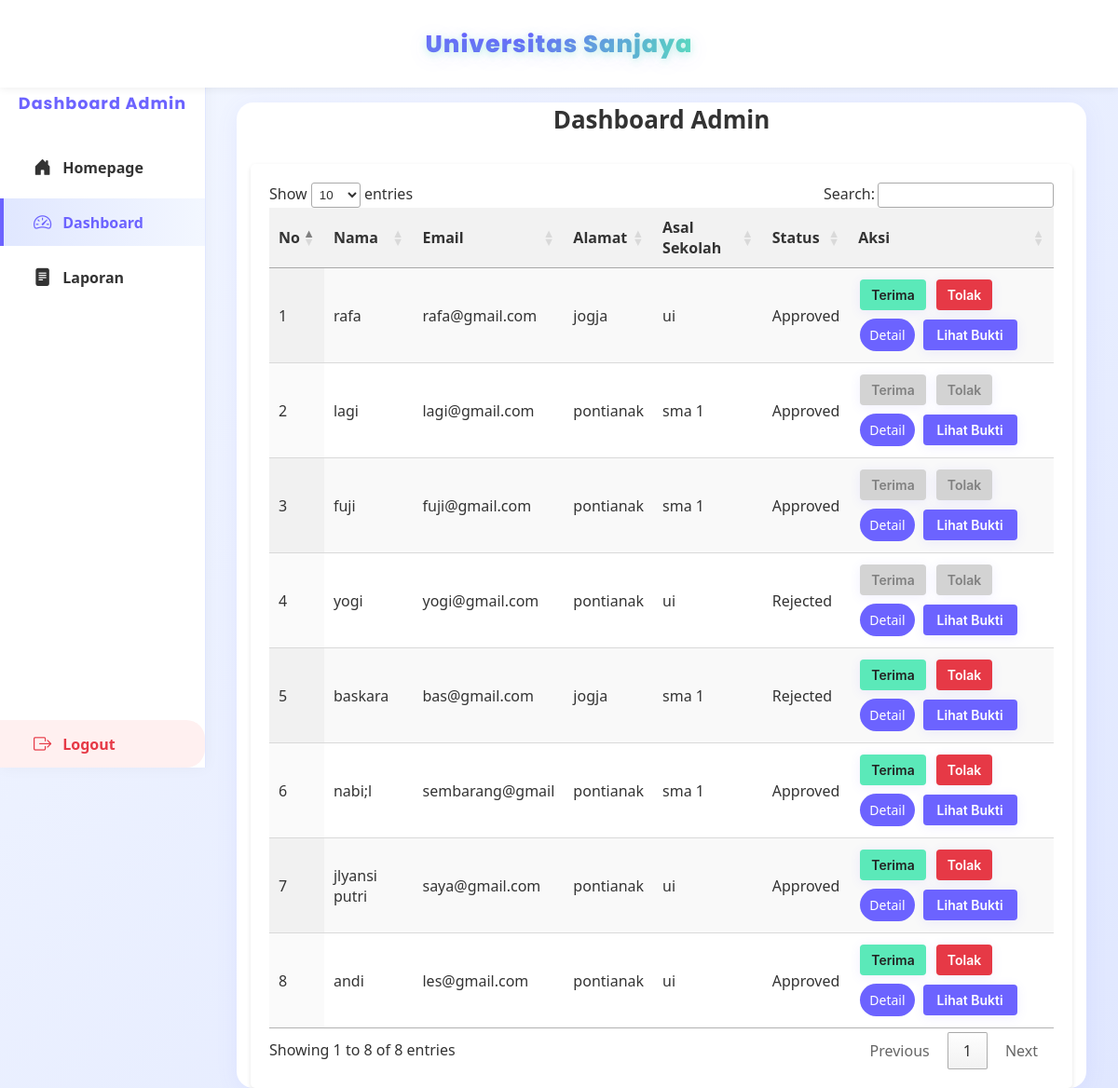
Page /dashboard_admin (signed in) on the earlier database version.
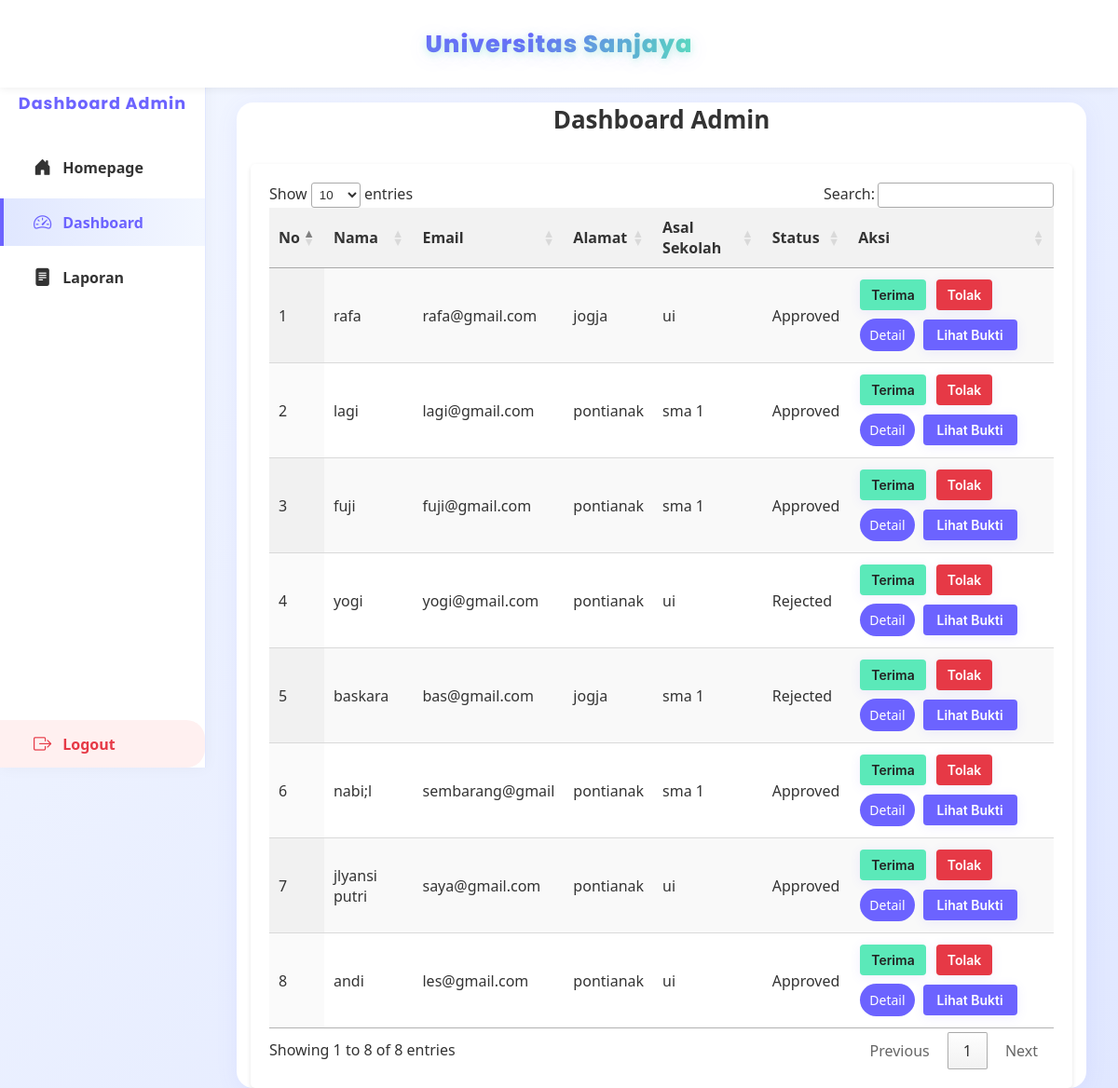
Same page on the later database version.
### models.py (models this page shows)
class User(db.Model):
    id = db.Column(db.Integer, primary_key=True)
    name = db.Column(db.String(100), nullable=False)
    email = db.Column(db.String(100), unique=True, nullable=False)
    password = db.Column(db.String(100), nullable=False)
    address = db.Column(db.String(200))
    school = db.Column(db.String(100))
    birth_date = db.Column(db.Date)
    phone = db.Column(db.String(15))
    gender = db.Column(db.String(10))
    hobby = db.Column(db.String(100))
    parent_name = db.Column(db.String(100))
    parent_job = db.Column(db.String(100))
    ijazah = db.Column(db.String(200))  # Link ke file ijazah
    kk = db.Column(db.String(200))  # Link ke file kartu keluarga
    ijazah_confirmed = db.Column(db.Boolean, default=False)  # Status konfirmasi ijazah
    kk_confirmed = db.Column(db.Boolean, default=False)  # Status konfirmasi KK
    status = db.Column(db.String(20), default='Pending')  # Pending, Approved, Rejected
    created_at = db.Column(db.DateTime, default=datetime.utcnow)  # Waktu pendaftaran
    payment_status = db.Column(db.String(20), default='Pending')  # Pending, Approved, Rejected
    payment_proof = db.Column(db.String(200))  # Path ke file bukti pembayaran
    is_action_taken = db.Column(db.Boolean, default=False)  # True jika admin sudah mengambil tindakan
    is_payment_action_taken = db.Column(db.Boolean, default=False)  # True jika admin sudah mengambil tindakan pada pembayaran
    faculty = db.Column(db.String(100))  # Fakultas pilihan user
    religion = db.Column(db.String(30))  # Tambahkan ini

### app.py (the view, shortened to what this page needs)
@app.route('/dashboard_admin', methods=['GET', 'POST'])
def dashboard_admin():
    if 'admin_id' not in session:
        flash('Anda harus login sebagai admin untuk mengakses halaman ini.')
        return redirect(url_for('login'))
    users = User.query.order_by(User.created_at.desc()).all()
    return render_template('dashboard_admin.html', users=users)

### templates/dashboard_admin.html (shortened to what this page needs)
<!DOCTYPE html>
<html>
<head>
    <link rel="stylesheet" type="text/css" href="https://cdn.datatables.net/1.13.5/css/jquery.dataTables.min.css">
    <link rel="stylesheet" href="{{ url_for('static', filename='css/admin.css') }}">
</head>
<body>
    <nav class="sidebar">
        <div class="sidebar-header">Dashboard Admin</div>
        <a href="{{ url_for('index') }}" class="nav-link"><i class="bi bi-house-door-fill"></i> Homepage</a>
        <a href="{{ url_for('dashboard_admin') }}" class="nav-link active"><i class="bi bi-speedometer2"></i> Dashboard</a>
        <a href="{{ url_for('admin_report') }}" class="nav-link"><i class="bi bi-file-text-fill"></i> Laporan</a>
        <a href="{{ url_for('logout') }}" class="nav-link logout-link"><i class="bi bi-box-arrow-right"></i> Logout</a>
    </nav>
    <nav class="navbar" style="position:fixed;top:0;left:0;width:100vw;height:64px;z-index:200;display:flex;align-items:center;justify-content:center;background:#fff;box-shadow:0 2px 8px rgba(0,0,0,0.06);">
        <span class="navbar-brand-highlight">
            Universitas Sanjaya
        </span>
    </nav>
    <div class="admin-main-content">
        <div class="container">
            <h1>Dashboard Admin</h1>
            <table id="adminTable" class="display">
                <thead>
                    <tr>
                        <th>No</th>
                        <th>Nama</th>
                        <th>Email</th>
                        <th>Alamat</th>
                        <th>Asal Sekolah</th>
                        <th>Status</th>
                        <th>Aksi</th>
                    </tr>
                </thead>
                <tbody>
                    {% for user in users %}
                    <tr>
                        <td>{{ loop.index }}</td>
                        <td>{{ user.name }}</td>
                        <td>{{ user.email }}</td>
                        <td>{{ user.address or 'Belum diisi' }}</td>
                        <td>{{ user.school or 'Belum diisi' }}</td>
                        <td>{{ user.status }}</td>
                        <td>
                            <div class="action-buttons">
                                <form method="POST" action="{{ url_for('dashboard_admin') }}">
                                    <button type="submit" name="action" value="approve" class="btn btn-green"
                                        {% if user.is_action_taken %}disabled{% endif %}>Terima</button>
                                    <button type="submit" name="action" value="reject" class="btn btn-red"
                                        {% if user.is_action_taken %}disabled{% endif %}>Tolak</button>
                                </form>
                                <a href="{{ url_for('user_detail', user_id=user.id) }}" class="btn btn-detail">Detail</a>
                                {% if user.payment_proof %}
                                    <button onclick="viewPaymentProof('{{ url_for('static', filename=user.payment_proof) }}', {{ user.id }})"
                                        class="btn btn-blue">Lihat Bukti</button>
                                {% else %}
                                    <span>Belum ada bukti pembayaran</span>
                                {% endif %}
                            </div>
                        </td>
                    </tr>
                    {% endfor %}
                </tbody>
            </table>
        </div>
    </div>
    <link rel="stylesheet" href="https://cdn.jsdelivr.net/npm/bootstrap-icons@1.10.5/font/bootstrap-icons.css">
</body>
</html>

### static/css/admin.css (style rules this page uses)
body { background: linear-gradient(135deg, #f3f7ff 0%, #e0e7ff 100%); color: #333; font-family: 'Inter', sans-serif; margin: 0; padding: 0; }
.navbar { background-color: #6c63ff; color: #fff; padding: 15px 30px; display: flex; justify-content: space-between; align-items: center; color: #ffffff; box-shadow: 0 2px 4px rgba(0, 0, 0, 0.1); }
.container { max-width: 1100px; margin: 30px auto; background: #fff; padding: 30px; border-radius: 18px; box-shadow: 0 4px 24px rgba(108,99,255,0.08); }
.container h1 { margin-bottom: 25px; font-size: 26px; color: #6c63ff; }
table { width: 100%; border-collapse: collapse; margin-top: 20px; color: #333; }
thead { background-color: #f1f1f1; color: #0077b6; }
thead th { padding: 12px; text-align: left; font-weight: 600; }
tbody tr { border-bottom: 1px solid #ddd; }
tbody tr:nth-child(even) { background-color: #f9f9f9; }
tbody td { padding: 12px; }
button[type="submit"] { padding: 8px 12px; margin-right: 5px; border: none; border-radius: 4px; color: white; cursor: pointer; font-size: 14px; transition: background-color 0.2s; }
button[name="action"][value="approve"] { background-color: #5be9b9; color: #222; }
button[name="action"][value="reject"] { background-color: #e63946; color: white; }
button { padding: 8px 16px; border: none; border-radius: 30px; cursor: pointer; font-size: 14px; transition: background-color 0.2s; font-family: 'Inter', sans-serif; font-weight: 600; box-shadow: 0 2px 12px rgba(108,99,255,0.10); }
button.btn-green { background-color: #5be9b9; color: #222; }
button.btn-red { background-color: #e63946; color: white; }
button.btn-blue { background-color: #6c63ff; color: white; }
a.btn-detail { background-color: #6c63ff; padding: 8px 10px; border-radius: 30px; color: white; text-decoration: none; font-size: 14px; }
.sidebar { position: fixed; top: 0; left: 0; width: 220px; height: 100vh; background: #fff; border-right: 1.5px solid #e0e7ff; box-shadow: 0 0 16px rgba(0,0,0,0.04); padding: 24px 0 0 0; z-index: 201; display: flex; flex-direction: column; gap: 8px; }
.sidebar .sidebar-header { font-family: 'Poppins', 'Inter', Arial, sans-serif; font-size: 1.1rem; font-weight: 700; color: #6c63ff; text-align: center; margin-bottom: 22px; letter-spacing: 1px; margin-top: 10px; }
.sidebar .logout-link { margin-top: 32px; color: #e63946; border-left: 4px solid transparent; font-weight: 700; background: #fff0f0; border-radius: 0 20px 20px 0; transition: background 0.2s, color 0.2s, border-color 0.2s; }
.admin-main-content { margin-left: 220px; padding-top: 80px; }

Differences in the rows shown:
changed User "lagi": is_action_taken True → False (drawn)
changed User "fuji": is_action_taken True → False (drawn)
changed User "yogi": is_action_taken True → False (drawn)
